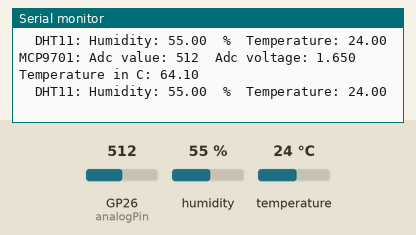
This program was run on a simulated Raspberry Pi Pico. Parts: the last lines printed to the serial monitor. Inputs (shaded band) come from the test bench; at power-on: humidity 55 %, GP26 (analogPin) = 512, temperature 24 °C.

Above: at 6.2 s.
6.3 s: humidity set to 22 %
At 7.6 s:
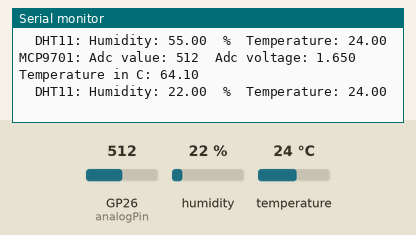
7.8 s: GP26 (analogPin) set to 716
At 9.2 s:
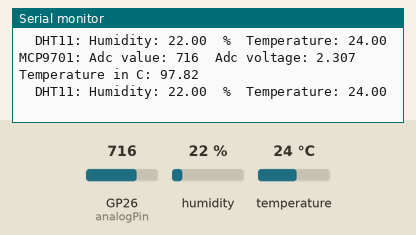
9.3 s: temperature set to 12 °C
10.8 s: GP26 (analogPin) set to 900
At 11.7 s:
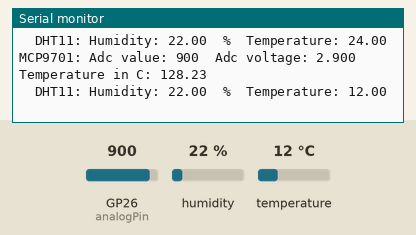
12.3 s: humidity set to 40 %
At 13.9 s:
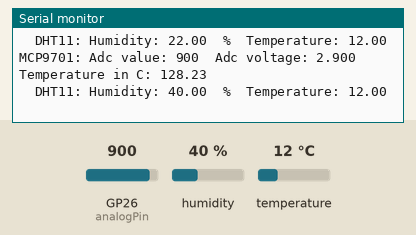
Timing chart, 0 to 14.8 s (numbered marks = the images above; inputs shaded):
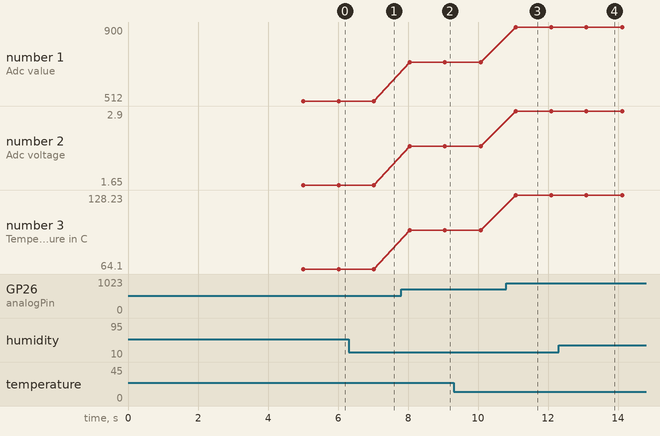

The program:

main.cpp
```cpp
/***Program to display temperature from both analog and digital sensors and the humidity from the digital sensor***/

//included libraries
#include <Arduino.h>
#include<DHT.h>

#define DHTPIN 16       // Digital pin connected to the DHT sensor
#define DHTTYPE DHT11   // Type of the DHT sensor

DHT dht(DHTPIN, DHTTYPE); // Initialize the DHT sensor.

int analogPin = 26; // potentiometer wiper (middle terminal) connected to GPIO26
                    // outside leads to ground and +3.3V
int val = 0;        // variable to store the value read

float voltage = 0;  // variable to store the ADC's output calculated in Volts
float temp = 0;     // variable to store the calculated temperature

void setup() {
 Serial.begin(9600);                  //Setting baud rate
 delay(5000);
 Serial.println("SYS START");
 dht.begin();
}

void loop() {
  val = analogRead(analogPin);        // Reading and printing the ADC's output
  Serial.print("MCP9701: ");
  Serial.print("Adc value: ");
  Serial.print(val);
  Serial.print('\t');

  voltage = val * 3.3 / 1024;         // Value in the ADC's output in Volts

  Serial.print("Adc voltage: ");      // Printing the ADC's output in Volts with 3 digits after the decimal
  Serial.print(voltage, 3);
  Serial.print('\t');

  temp =  (voltage - 0.4)/0.0195;     // Calculating the temperature

  Serial.print("Temperature in C: "); // Printing the temperature
  Serial.println(temp);
  Serial.print('\t');

  float h = dht.readHumidity();       // Reading humidity
  float t = dht.readTemperature();    // Read temperature as Celsius (the default)

  Serial.print("DHT11: ");            //Printing DHT11's temperature and humidity
  Serial.print(F("Humidity: "));
  Serial.print(h);
  Serial.print('\t');
  Serial.print(F("%  Temperature: "));
  Serial.println(t);

  delay(1000);
}
```

Measured:
- after the input at 6.3 s, the serial monitor: prints a new line after 0.73 s (image 1)
- after the input at 7.8 s, the serial monitor: prints a new line after 0.25 s (image 2)
- after the input at 10.8 s, the serial monitor: prints a new line after 0.27 s (image 3)
- after the input at 12.3 s, the serial monitor: prints a new line after 0.80 s (image 4)
- plotted number 1: 512 → 716 after the input at 7.8 s, 716 → 900 after the input at 10.8 s
- plotted number 2: 1.65 → 2.31 after the input at 7.8 s, 2.31 → 2.9 after the input at 10.8 s
- plotted number 3: 64.1 → 97.82 after the input at 7.8 s, 97.82 → 128.23 after the input at 10.8 s
